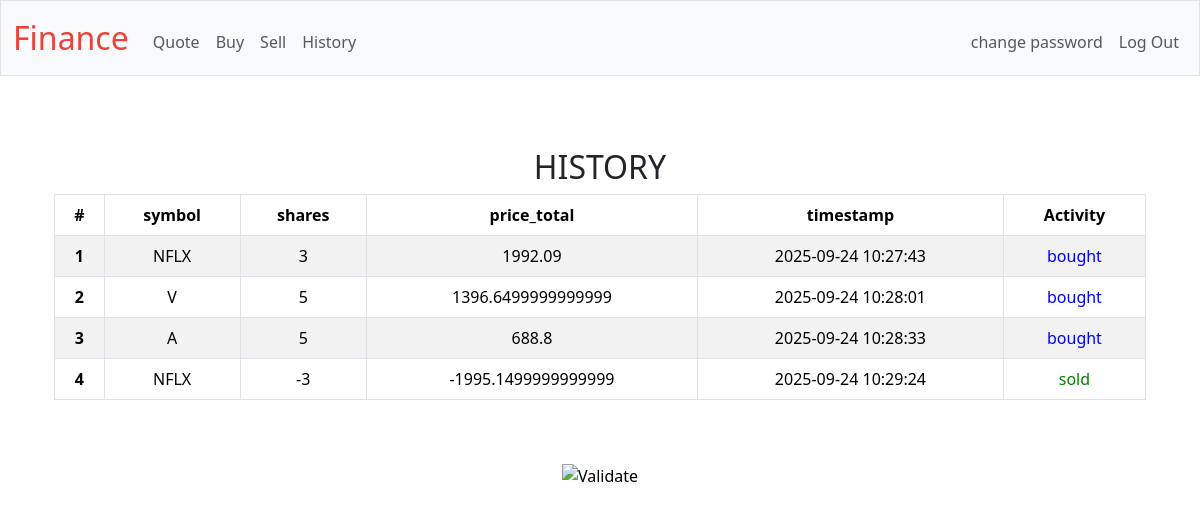
The page /history (signed in) on the database its author committed.
### tables this page shows
CREATE TABLE record (
id INTEGER PRIMARY KEY AUTOINCREMENT,
user_id INTGER NOT NULL,
symbol TEXT NOT NULL,
shares INTEGER NOT NULL,
price REAL NOT NULL,
timestamp DATETIME DEFAULT CURRENT_TIMESTAMP, avg_price FLOAT);

### app.py (the view)
@app.route("/history")
@login_required
def history():
    record = db.execute("SELECT * FROM record WHERE user_id = ?",session["user_id"])
    return render_template("history.html", record = record)

### app.py (called while the page is built)
@app.after_request
def after_request(response):
    response.headers["Cache-Control"] = "no-cache, no-store, must-revalidate"
    response.headers["Expires"] = 0
    response.headers["Pragma"] = "no-cache"
    return response

### helpers.py (called while the page is built)
def login_required(f):
    @wraps(f)
    def decorated_function(*args, **kwargs):
        if session.get("user_id") is None:
            return redirect("/login")
        return f(*args, **kwargs)
    return decorated_function

### templates/history.html (shortened to what this page needs)
{% extends "layout.html" %}
{% block main %}
{% if record is not none %}
<div class="container mt-4">
  <h2>HISTORY</h2>
  <table class="table table-bordered table-hover table-striped">
    <thead class="thead-dark">
      <tr>
         <th>#</th>
        <th>symbol</th>
        <th>shares</th>
        <th>price_total</th>
         <th>timestamp</th>
          <th>Activity</th>
      </tr>
    </thead>
<tbody>
  {% for row in record %}
    <tr>
        <th scope = "row" > {{loop.index}}</th>
            <td>
           {{row["symbol"]}}
            </td>
            <td>
           {{row["shares"]}}
            </td>
            <td>
            {{row["price"]}}
            </td>
            <td>
           {{ row["timestamp"]}}
            </td>
                    {%  if "shares" in row %}
                      <td>
                        {% if row["shares"]|int < 0 %}
                           <span style = "color:green;">  sold  </span>
                        {% else %}
                          <span style = "color: blue;"> bought   </span>
                        {% endif %}
                      </td>
                    {% endif %}
    </tr>
    {% endfor %}
</table>
</div>
{% endif %}
{% endblock %}

### rows shown on the page
record: symbol "NFLX", shares "3", price "1992.09", timestamp "2025-09-24 10:27:43", shows "bought"
record: symbol "V", shares "5", price "1396.6499999999999", timestamp "2025-09-24 10:28:01", shows "bought"
record: symbol "A", shares "5", price "688.8", timestamp "2025-09-24 10:28:33", shows "bought"
record: symbol "NFLX", shares "-3", price "-1995.1499999999999", timestamp "2025-09-24 10:29:24", shows "sold"
